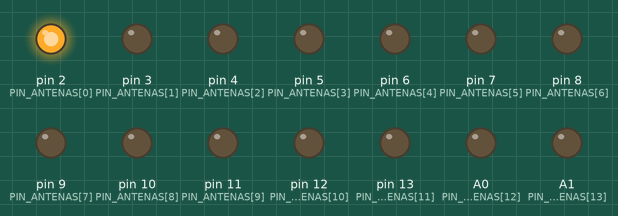
This sketch was run on a simulated Arduino Uno, built with avr-gcc and run on an emulated ATmega328P. Parts: output pins drawn as LEDs (lit = HIGH). What the sketch prints to the serial monitor is not drawn.

Above: at 0.1 s.
At 3.1 s:
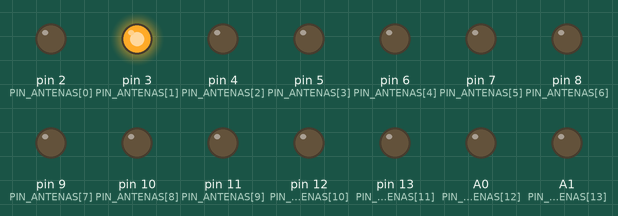
At 9.1 s:
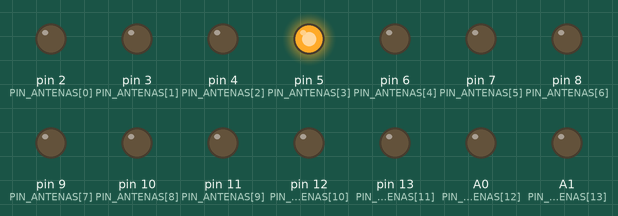
At 18.1 s:
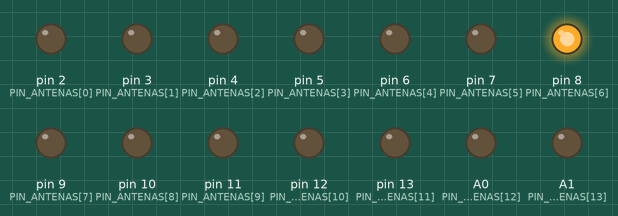
At 27.1 s:
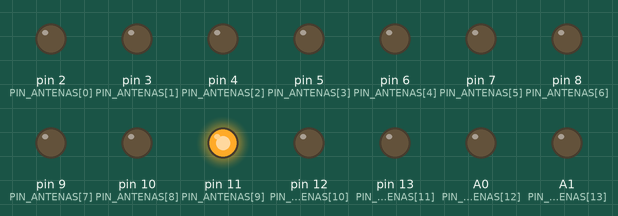
At 36.1 s:
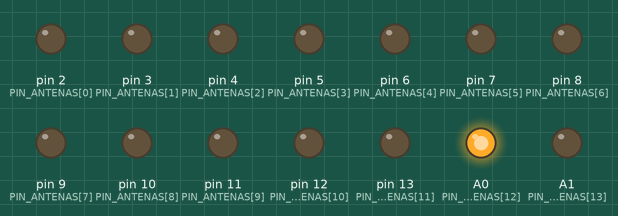
Timing chart, 0 to 40.0 s (numbered marks = the images above):
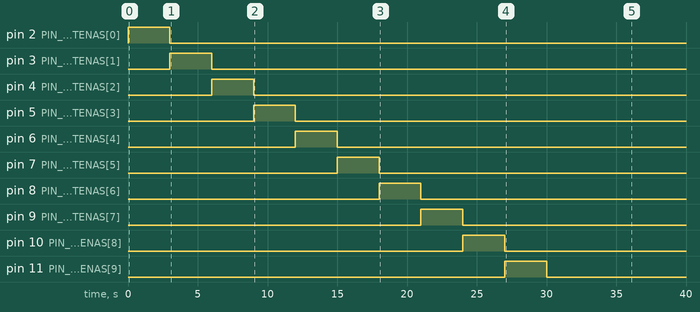

Measured:
- by itself, pin 2 (PIN_ANTENAS[0]): HIGH → LOW at 3.0 s
- by itself, pin 3 (PIN_ANTENAS[1]): LOW → HIGH at 3.0 s, → LOW 3.0 s later
- by itself, pin 4 (PIN_ANTENAS[2]): LOW → HIGH at 6.0 s, → LOW 3.0 s later
- by itself, pin 5 (PIN_ANTENAS[3]): LOW → HIGH at 9.0 s, → LOW 3.0 s later
- by itself, pin 6 (PIN_ANTENAS[4]): LOW → HIGH at 12.0 s, → LOW 3.0 s later
- by itself, pin 7 (PIN_ANTENAS[5]): LOW → HIGH at 15.0 s, → LOW 3.0 s later
- by itself, pin 8 (PIN_ANTENAS[6]): LOW → HIGH at 18.0 s, → LOW 3.0 s later
- by itself, pin 9 (PIN_ANTENAS[7]): LOW → HIGH at 21.0 s, → LOW 3.0 s later

The sketch:

multi_animation.ino
```cpp
/*
 * multi_animation.ino
 * Rotador de animaciones para 16 antenas (1 + 3 + 5 + 7).
 * Cada animación dura ANIMATION_DURATION_MS; luego pasa a la siguiente.
 *
 * Todas las animaciones empiezan en el centro y avanzan hacia fuera.
 * Solo una antena activa a la vez (máx. ~0,7 A).
 */

const unsigned long ANIMATION_DURATION_MS = 60000UL;
const int DELAY_CIRCULO_MS = 3000;
const int DELAY_RAPIDO_MS    = 1500;

const bool HIGH_LEVEL_TRIGGER = true;

const int PIN_ANTENAS[16] = {
  2,
  3, 4, 5,
  6, 7, 8, 9, 10,
  11, 12, 13, A0, A1, A2, A3
};

// Orden centro → fuera (índices 0..15)
const int ORDEN_CENTRO_FUERA[] = {
  0,
  1, 2, 3,
  4, 5, 6, 7, 8,
  9, 10, 11, 12, 13, 14, 15
};
const int NUM_ANTENAS = 16;

// Anillos impares (0, 1 y 3) en orden centro → fuera
const int ORDEN_ANILLOS_IMPARES[] = {
  0,
  1, 2, 3,
  9, 10, 11, 12, 13, 14, 15
};
const int NUM_ANILLOS_IMPARES = 11;

// --- Hardware ---

void escribirRele(int indice, bool activo) {
  bool nivel = HIGH_LEVEL_TRIGGER ? activo : !activo;
  digitalWrite(PIN_ANTENAS[indice], nivel ? HIGH : LOW);
}

void apagarTodas() {
  for (int i = 0; i < NUM_ANTENAS; i++) {
    escribirRele(i, false);
  }
}

// --- Motor de animaciones ---

struct Animacion {
  const char* nombre;
  void (*reset)();
  void (*tick)(unsigned long ahora);
};

void esperarHasta(unsigned long ahora, unsigned long& proximoEvento, unsigned long duracionMs) {
  proximoEvento = ahora + duracionMs;
}

// Avanza una antena a la vez por una secuencia centro → fuera
struct OlaAntena {
  const int* secuencia;
  int tamSecuencia;
  int paso;
  int intervaloMs;
  bool reiniciarAlFinal;
  unsigned long proximoEvento;

  void reset(const int* seq, int tam, int intervalo, bool reiniciar) {
    apagarTodas();
    secuencia = seq;
    tamSecuencia = tam;
    intervaloMs = intervalo;
    reiniciarAlFinal = reiniciar;
    paso = 0;
    escribirRele(secuencia[paso], true);
    proximoEvento = millis() + intervaloMs;
  }

  void tick(unsigned long ahora) {
    if (ahora < proximoEvento) {
      return;
    }

    if (paso < 0) {
      paso = 0;
      escribirRele(secuencia[paso], true);
      esperarHasta(ahora, proximoEvento, intervaloMs);
      return;
    }

    escribirRele(secuencia[paso], false);
    paso++;

    if (paso >= tamSecuencia) {
      if (reiniciarAlFinal) {
        paso = -1;
        esperarHasta(ahora, proximoEvento, intervaloMs);
        return;
      }
      paso = 0;
    }

    escribirRele(secuencia[paso], true);
    esperarHasta(ahora, proximoEvento, intervaloMs);
  }
};

OlaAntena olaCentroFuera;
OlaAntena olaReinicio;
OlaAntena olaRapida;
OlaAntena olaAnillosImpares;
OlaAntena olaUnaAntena;

// Animación 0: ola continua centro → fuera, una antena a la vez
namespace Anim0 {
  void reset() {
    olaCentroFuera.reset(ORDEN_CENTRO_FUERA, NUM_ANTENAS, DELAY_CIRCULO_MS, false);
  }

  void tick(unsigned long ahora) {
    olaCentroFuera.tick(ahora);
  }
}

// Animación 1: expansión centro → fuera y reinicio (todas abajo antes de repetir)
namespace Anim1 {
  void reset() {
    olaReinicio.reset(ORDEN_CENTRO_FUERA, NUM_ANTENAS, DELAY_CIRCULO_MS, true);
  }

  void tick(unsigned long ahora) {
    olaReinicio.tick(ahora);
  }
}

// Animación 2: misma ola pero más rápida
namespace Anim2 {
  void reset() {
    olaRapida.reset(ORDEN_CENTRO_FUERA, NUM_ANTENAS, DELAY_RAPIDO_MS, false);
  }

  void tick(unsigned long ahora) {
    olaRapida.tick(ahora);
  }
}

// Animación 3: anillos impares (0, 1 y 3), una antena a la vez
namespace Anim3 {
  void reset() {
    olaAnillosImpares.reset(ORDEN_ANILLOS_IMPARES, NUM_ANILLOS_IMPARES, DELAY_CIRCULO_MS, false);
  }

  void tick(unsigned long ahora) {
    olaAnillosImpares.tick(ahora);
  }
}

// Animación 4: recorre todas las antenas en orden centro → fuera
namespace Anim4 {
  void reset() {
    olaUnaAntena.reset(ORDEN_CENTRO_FUERA, NUM_ANTENAS, DELAY_CIRCULO_MS, false);
  }

  void tick(unsigned long ahora) {
    olaUnaAntena.tick(ahora);
  }
}

void anim0_reset() { Anim0::reset(); }
void anim0_tick(unsigned long ahora) { Anim0::tick(ahora); }
void anim1_reset() { Anim1::reset(); }
void anim1_tick(unsigned long ahora) { Anim1::tick(ahora); }
void anim2_reset() { Anim2::reset(); }
void anim2_tick(unsigned long ahora) { Anim2::tick(ahora); }
void anim3_reset() { Anim3::reset(); }
void anim3_tick(unsigned long ahora) { Anim3::tick(ahora); }
void anim4_reset() { Anim4::reset(); }
void anim4_tick(unsigned long ahora) { Anim4::tick(ahora); }

const Animacion ANIMACIONES[] = {
  {"Ola centro-fuera",       anim0_reset, anim0_tick},
  {"Expansion y reinicio",   anim1_reset, anim1_tick},
  {"Ola rapida",             anim2_reset, anim2_tick},
  {"Ola anillos impares",    anim3_reset, anim3_tick},
  {"Una antena a la vez",    anim4_reset, anim4_tick},
};

const int NUM_ANIMACIONES = sizeof(ANIMACIONES) / sizeof(ANIMACIONES[0]);

int indiceAnimacion = 0;
unsigned long inicioAnimacionMs = 0;

void cambiarAnimacion(int nuevoIndice) {
  apagarTodas();
  indiceAnimacion = nuevoIndice;
  inicioAnimacionMs = millis();
  ANIMACIONES[indiceAnimacion].reset();
}

void setup() {
  for (int i = 0; i < NUM_ANTENAS; i++) {
    pinMode(PIN_ANTENAS[i], OUTPUT);
    escribirRele(i, false);
  }

  Serial.begin(9600);
  cambiarAnimacion(0);
  Serial.println(ANIMACIONES[0].nombre);
}

void loop() {
  unsigned long ahora = millis();

  if (ahora - inicioAnimacionMs >= ANIMATION_DURATION_MS) {
    int siguiente = (indiceAnimacion + 1) % NUM_ANIMACIONES;
    cambiarAnimacion(siguiente);
    Serial.println(ANIMACIONES[siguiente].nombre);
  }

  ANIMACIONES[indiceAnimacion].tick(ahora);
}
```
